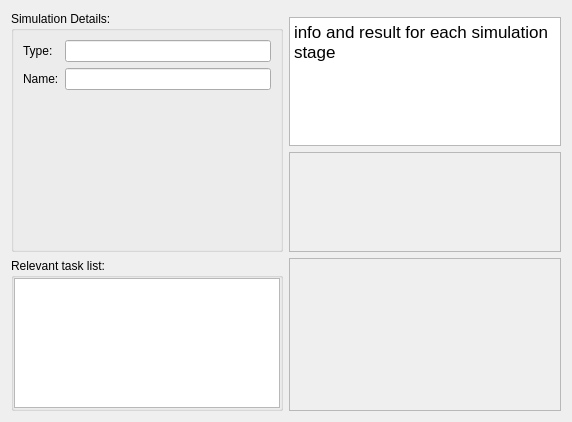
<?xml version="1.0" encoding="UTF-8"?>
<ui version="4.0">
 <comment>
********************************************************************************
**
** Copyright (c) 2017 The University of Notre Dame
** Copyright (c) 2017 The Regents of the University of California
**
** Redistribution and use in source and binary forms, with or without modification,
** are permitted provided that the following conditions are met:
**
** 1. Redistributions of source code must retain the above copyright notice, this 
** list of conditions and the following disclaimer.
**
** 2. Redistributions in binary form must reproduce the above copyright notice, this
** list of conditions and the following disclaimer in the documentation and/or other
** materials provided with the distribution.
**
** 3. Neither the name of the copyright holder nor the names of its contributors may
** be used to endorse or promote products derived from this software without specific
** prior written permission.
**
** THIS SOFTWARE IS PROVIDED BY THE COPYRIGHT HOLDERS AND CONTRIBUTORS "AS IS" AND ANY
** EXPRESS OR IMPLIED WARRANTIES, INCLUDING, BUT NOT LIMITED TO, THE IMPLIED WARRANTIES
** OF MERCHANTABILITY AND FITNESS FOR A PARTICULAR PURPOSE ARE DISCLAIMED. IN NO EVENT
** SHALL THE COPYRIGHT HOLDER OR CONTRIBUTORS BE LIABLE FOR ANY DIRECT, INDIRECT,
** INCIDENTAL, SPECIAL, EXEMPLARY, OR CONSEQUENTIAL DAMAGES (INCLUDING, BUT NOT LIMITED
** TO, PROCUREMENT OF SUBSTITUTE GOODS OR SERVICES; LOSS OF USE, DATA, OR PROFITS; OR
** BUSINESS INTERRUPTION) HOWEVER CAUSED AND ON ANY THEORY OF LIABILITY, WHETHER IN
** CONTRACT, STRICT LIABILITY, OR TORT (INCLUDING NEGLIGENCE OR OTHERWISE) ARISING
** IN ANY WAY OUT OF THE USE OF THIS SOFTWARE, EVEN IF ADVISED OF THE POSSIBILITY OF
** SUCH DAMAGE.
**
**********************************************************************************

// Contributors:
 </comment>
 <class>CWE_simulation_details</class>
 <widget class="QWidget" name="CWE_simulation_details">
  <property name="geometry">
   <rect>
    <x>0</x>
    <y>0</y>
    <width>572</width>
    <height>422</height>
   </rect>
  </property>
  <property name="windowTitle">
   <string>Form</string>
  </property>
  <layout class="QGridLayout" name="gridLayout">
   <item row="5" column="0">
    <widget class="QGroupBox" name="groupBox_2">
     <property name="title">
      <string>Relevant task list:</string>
     </property>
     <layout class="QGridLayout" name="gridLayout_3">
      <property name="leftMargin">
       <number>0</number>
      </property>
      <property name="topMargin">
       <number>0</number>
      </property>
      <property name="rightMargin">
       <number>0</number>
      </property>
      <property name="bottomMargin">
       <number>0</number>
      </property>
      <item row="0" column="0">
       <widget class="QListView" name="listView"/>
      </item>
     </layout>
    </widget>
   </item>
   <item row="1" column="1">
    <widget class="QTextEdit" name="textEdit">
     <property name="html">
      <string>&lt;!DOCTYPE HTML PUBLIC &quot;-//W3C//DTD HTML 4.0//EN&quot; &quot;http://www.w3.org/TR/REC-html40/strict.dtd&quot;&gt;
&lt;html&gt;&lt;head&gt;&lt;meta name=&quot;qrichtext&quot; content=&quot;1&quot; /&gt;&lt;style type=&quot;text/css&quot;&gt;
p, li { white-space: pre-wrap; }
&lt;/style&gt;&lt;/head&gt;&lt;body style=&quot; font-family:'.SF NS Text'; font-size:13pt; font-weight:400; font-style:normal;&quot;&gt;
&lt;p style=&quot; margin-top:0px; margin-bottom:0px; margin-left:0px; margin-right:0px; -qt-block-indent:0; text-indent:0px;&quot;&gt;info and result for each simulation stage&lt;/p&gt;&lt;/body&gt;&lt;/html&gt;</string>
     </property>
    </widget>
   </item>
   <item row="0" column="0" rowspan="4">
    <widget class="QGroupBox" name="groupBox">
     <property name="title">
      <string>Simulation Details:</string>
     </property>
     <layout class="QGridLayout" name="gridLayout_2">
      <item row="1" column="1">
       <widget class="QLineEdit" name="lineEdit_2"/>
      </item>
      <item row="1" column="0">
       <widget class="QLabel" name="label_3">
        <property name="text">
         <string>Name:</string>
        </property>
       </widget>
      </item>
      <item row="0" column="1">
       <widget class="QLineEdit" name="lineEdit"/>
      </item>
      <item row="2" column="1">
       <spacer name="verticalSpacer">
        <property name="orientation">
         <enum>Qt::Vertical</enum>
        </property>
        <property name="sizeHint" stdset="0">
         <size>
          <width>20</width>
          <height>40</height>
         </size>
        </property>
       </spacer>
      </item>
      <item row="0" column="0">
       <widget class="QLabel" name="label_2">
        <property name="text">
         <string>Type:</string>
        </property>
       </widget>
      </item>
     </layout>
    </widget>
   </item>
   <item row="5" column="1">
    <widget class="QFrame" name="frame">
     <property name="minimumSize">
      <size>
       <width>0</width>
       <height>100</height>
      </size>
     </property>
     <property name="frameShape">
      <enum>QFrame::StyledPanel</enum>
     </property>
     <property name="frameShadow">
      <enum>QFrame::Raised</enum>
     </property>
    </widget>
   </item>
   <item row="2" column="1" rowspan="2">
    <widget class="QFrame" name="frame_2">
     <property name="minimumSize">
      <size>
       <width>0</width>
       <height>100</height>
      </size>
     </property>
     <property name="frameShape">
      <enum>QFrame::StyledPanel</enum>
     </property>
     <property name="frameShadow">
      <enum>QFrame::Raised</enum>
     </property>
    </widget>
   </item>
  </layout>
 </widget>
 <resources/>
 <connections/>
</ui>
